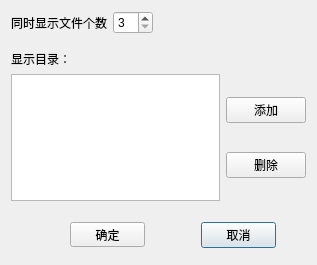
<?xml version="1.0" encoding="UTF-8"?>
<ui version="4.0">
 <class>FrmSet</class>
 <widget class="QWidget" name="FrmSet">
  <property name="geometry">
   <rect>
    <x>0</x>
    <y>0</y>
    <width>317</width>
    <height>265</height>
   </rect>
  </property>
  <property name="windowTitle">
   <string>设置</string>
  </property>
  <layout class="QVBoxLayout" name="verticalLayout_2">
   <item>
    <layout class="QHBoxLayout" name="horizontalLayout">
     <property name="bottomMargin">
      <number>10</number>
     </property>
     <item>
      <widget class="QLabel" name="label">
       <property name="text">
        <string>同时显示文件个数</string>
       </property>
      </widget>
     </item>
     <item>
      <widget class="QSpinBox" name="spinNum">
       <property name="maximumSize">
        <size>
         <width>40</width>
         <height>16777215</height>
        </size>
       </property>
       <property name="minimum">
        <number>3</number>
       </property>
      </widget>
     </item>
     <item>
      <spacer name="horizontalSpacer_4">
       <property name="orientation">
        <enum>Qt::Horizontal</enum>
       </property>
       <property name="sizeHint" stdset="0">
        <size>
         <width>40</width>
         <height>20</height>
        </size>
       </property>
      </spacer>
     </item>
    </layout>
   </item>
   <item>
    <widget class="QLabel" name="label_2">
     <property name="text">
      <string>显示目录：</string>
     </property>
    </widget>
   </item>
   <item>
    <layout class="QHBoxLayout" name="horizontalLayout_3">
     <property name="bottomMargin">
      <number>15</number>
     </property>
     <item>
      <widget class="QListWidget" name="listDir"/>
     </item>
     <item>
      <layout class="QVBoxLayout" name="verticalLayout">
       <item>
        <widget class="QPushButton" name="btnAdd">
         <property name="text">
          <string>添加</string>
         </property>
        </widget>
       </item>
       <item>
        <widget class="QPushButton" name="btnDel">
         <property name="text">
          <string>删除</string>
         </property>
        </widget>
       </item>
      </layout>
     </item>
    </layout>
   </item>
   <item>
    <layout class="QHBoxLayout" name="horizontalLayout_2">
     <property name="spacing">
      <number>6</number>
     </property>
     <property name="topMargin">
      <number>0</number>
     </property>
     <property name="bottomMargin">
      <number>6</number>
     </property>
     <item>
      <spacer name="horizontalSpacer">
       <property name="orientation">
        <enum>Qt::Horizontal</enum>
       </property>
       <property name="sizeHint" stdset="0">
        <size>
         <width>40</width>
         <height>20</height>
        </size>
       </property>
      </spacer>
     </item>
     <item>
      <widget class="QPushButton" name="btnOK">
       <property name="sizePolicy">
        <sizepolicy hsizetype="MinimumExpanding" vsizetype="Fixed">
         <horstretch>0</horstretch>
         <verstretch>0</verstretch>
        </sizepolicy>
       </property>
       <property name="minimumSize">
        <size>
         <width>75</width>
         <height>25</height>
        </size>
       </property>
       <property name="maximumSize">
        <size>
         <width>75</width>
         <height>25</height>
        </size>
       </property>
       <property name="text">
        <string>确定</string>
       </property>
       <property name="flat">
        <bool>false</bool>
       </property>
      </widget>
     </item>
     <item>
      <spacer name="horizontalSpacer_2">
       <property name="orientation">
        <enum>Qt::Horizontal</enum>
       </property>
       <property name="sizeType">
        <enum>QSizePolicy::Fixed</enum>
       </property>
       <property name="sizeHint" stdset="0">
        <size>
         <width>50</width>
         <height>20</height>
        </size>
       </property>
      </spacer>
     </item>
     <item>
      <widget class="QPushButton" name="btnCancel">
       <property name="sizePolicy">
        <sizepolicy hsizetype="Fixed" vsizetype="Fixed">
         <horstretch>0</horstretch>
         <verstretch>0</verstretch>
        </sizepolicy>
       </property>
       <property name="minimumSize">
        <size>
         <width>75</width>
         <height>26</height>
        </size>
       </property>
       <property name="maximumSize">
        <size>
         <width>75</width>
         <height>30</height>
        </size>
       </property>
       <property name="text">
        <string>取消</string>
       </property>
       <property name="default">
        <bool>true</bool>
       </property>
       <property name="flat">
        <bool>false</bool>
       </property>
      </widget>
     </item>
     <item>
      <spacer name="horizontalSpacer_3">
       <property name="orientation">
        <enum>Qt::Horizontal</enum>
       </property>
       <property name="sizeType">
        <enum>QSizePolicy::Fixed</enum>
       </property>
       <property name="sizeHint" stdset="0">
        <size>
         <width>30</width>
         <height>20</height>
        </size>
       </property>
      </spacer>
     </item>
    </layout>
   </item>
  </layout>
 </widget>
 <layoutdefault spacing="6" margin="11"/>
 <resources/>
 <connections/>
</ui>
